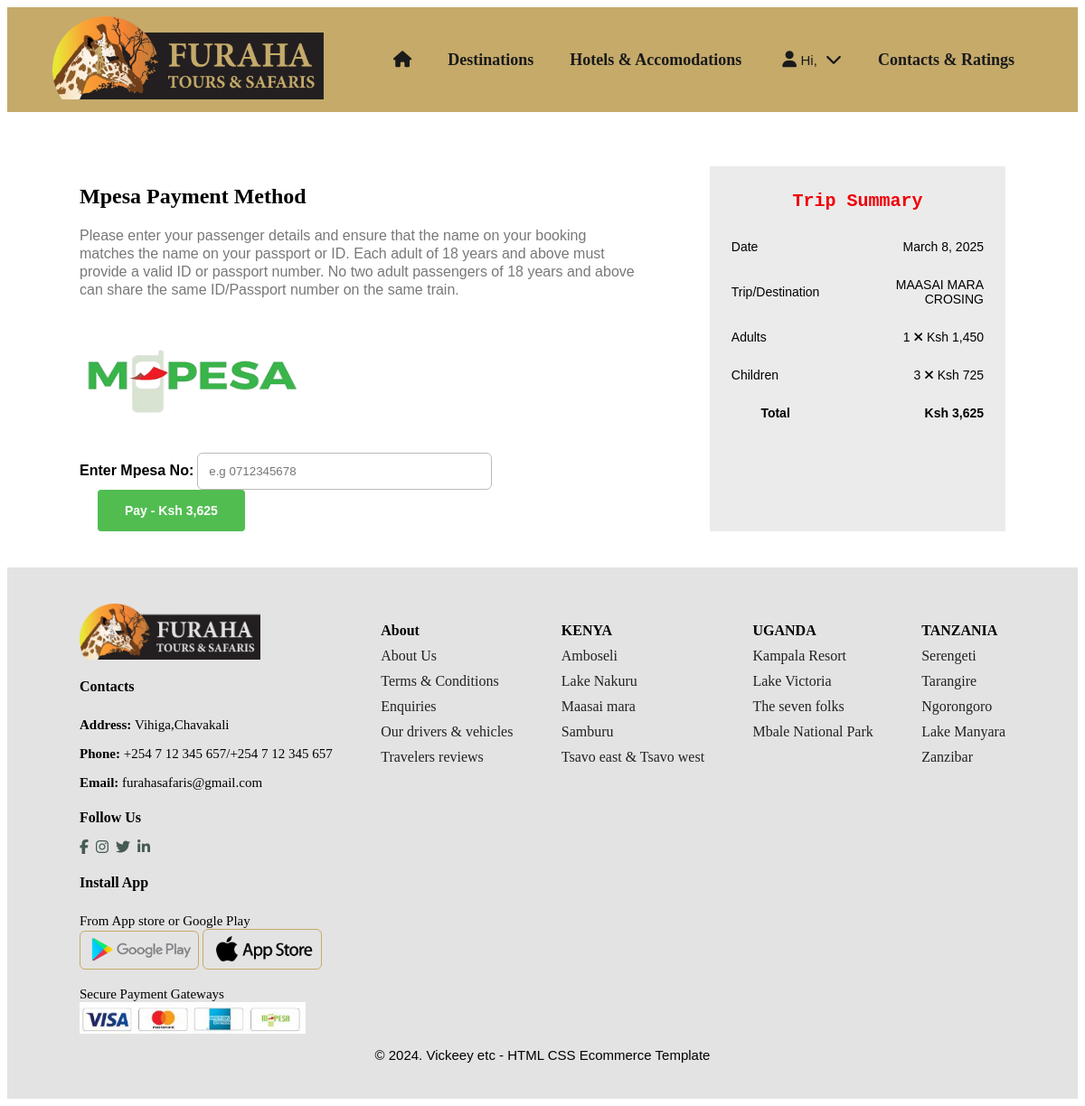
/tripmpesa/ (signed in), run on an earlier commit of the app's database.
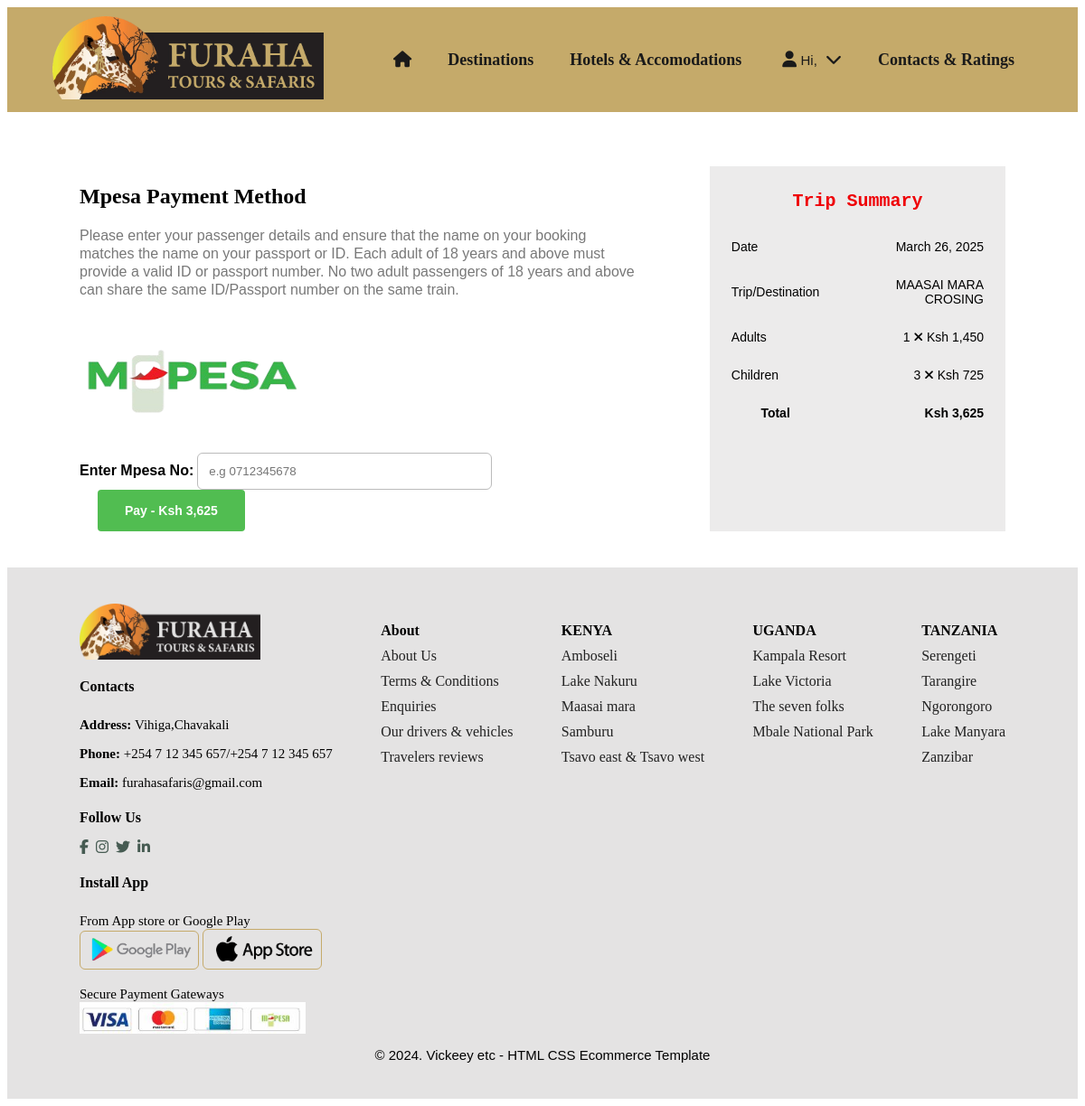
And on a later commit of the database.
### tourapp/models.py (models this page shows, shortened)
class TripBooking(models.Model):
    user = models.ForeignKey(User,on_delete=models.CASCADE,null=True,blank=True)
    trip = models.ForeignKey(Trip,on_delete=models.CASCADE,null=True,blank=True)
    full_name = models.CharField(max_length=100)
    email = models.EmailField()
    country = models.CharField(max_length=100)
    adult = models.IntegerField()
    children= models.IntegerField()
    date = models.DateField(default=timezone.now)
    def get_children_totals(self):
        return round(0.5 * int(self.trip.get_trip_total_amount()))
    def get_all_total(self):
        adult_total = self.adult * self.trip.get_trip_total_amount()
        children_total = self.children * self.get_children_totals()
        return adult_total + children_total

class Trip(models.Model):
    title = models.CharField(max_length=100)
    overview = models.CharField(max_length=500)
    inclusive = models.CharField(max_length=500)
    exclusive = models.CharField(max_length=500)
    image1 = models.ImageField(upload_to='images/',default='images/giraffe.jpg')
    image2 = models.ImageField(upload_to='images/',default='images/giraffe.jpg')
    image3 = models.ImageField(upload_to='images/',default='images/giraffe.jpg')
    image4 = models.ImageField(upload_to='images/',default='images/giraffe.jpg')
    accomodation = models.FloatField(default=0)
    transport = models.FloatField(default=0)
    meals = models.FloatField(default=0)
    others = models.FloatField(default=0)
    def get_trip_total_amount(self):
        return round(self.accomodation + self.transport + self.meals + self.others)

### tourapp/views.py (the view, shortened to what this page needs)
# urls.py: path('tripmpesa/',TripMpesaView.as_view(),name='tripmpesa'),
class TripMpesaView(View):
    def get(self,*args,**kwargs):
        trip_bookings = TripBooking.objects.get(user=self.request.user)
        context = {
            'trip_bookings':trip_bookings,
        }
        return render(self.request,'tripmpesa.html',context)

### templates/tripmpesa.html (shortened to what this page needs)
{% extends 'base.html' %}
{% load static %}
{% block content %}
<body>
    <section id="header">
        <a href="{% url 'home' %}"><img class="logo" src="{% static 'images/logo.png' %}"></a>
        <div>
            <ul id="navbar">
                <li><a href="{% url 'home' %}"><i class="fa fa-home"></i></a></li>
                <li id="dropdown"><a href="{% url 'destinations' %}">Destinations</a> </li>
                <li id="dropdown"><a href="{% url 'hotel' %}">Hotels & Accomodations</a></li>
                {% if user.is_authenticated %}
                <li id="dropdown"><a href=""><i class="fa fa-user"></i>
                    <span>Hi, {{user.get_full_name}}</span>
                    <i class="fa fa-chevron-down"></i>
                        </a>
                </li>
                {% endif %}
                <li><a href="{% url 'contact' %}">Contacts & Ratings</a></li>
            </ul>
        </div>
    </section>
    <section id="payment" class="section-p1">
        <div class="payment-content">
            <div class="content">
                <h2>Mpesa Payment Method</h2>
                <p>Please enter your passenger details and ensure that the name
                on your booking matches the name on your passport or ID.
                Each adult of 18 years and above must provide a valid ID
                or passport number. No two adult passengers of 18 years and
                above can share the same ID/Passport number on the same train.</p>
            </div>
            <div class="mpesa-paypal">
                <div class="mpesa">
                    <img src="{% static 'images/mpesa.png' %}">
                    <div >
                        <form action="" method="POST">
                            <label><strong style="color: black;">Enter Mpesa No:</strong></label>
                            <input type="text" placeholder="e.g 0712345678" name="mpesa_number">
                            <button class="normal" type="submit">Pay - Ksh {{trip_bookings.get_all_total}}</button>
                        </form>
                    </div>
                </div>
            </div>
        </div>
        <div class="summary">
            <h2>Trip Summary</h2>
            <table id="summary-table">
                <tr>
                    <td>Date</td>
                    <td>{{trip_bookings.date}}</td>
                </tr>
                <tr>
                    <td>Trip/Destination</td>
                    <td>{{trip_bookings.trip.title|truncatewords:3}}</td>
                </tr>
                <tr>
                    <td>Adults</td>
                    <td>{{trip_bookings.adult}}
                        <i class="fa fa-times"></i>
                        Ksh {{trip_bookings.trip.get_trip_total_amount}}
                    </td>
                </tr>
                <tr>
                    <td>Children</td>
                    <td>{{trip_bookings.children}}
                        <i class="fa fa-times"></i>
                        Ksh {{trip_bookings.get_children_totals}}
                    </td>
                </tr>
                <tr>
                    <td style="text-align: center;"><Strong>Total</Strong></td>
                    <td><strong>Ksh {{trip_bookings.get_all_total}}</strong></td>
                </tr>
            </table>
        </div>
    </section>
    <footer class="section-p1">
        <div class="col">
            <img class="logo" src="{% static 'images/logo.png' %}">
            <h4>Contacts</h4>
            <p><strong>Address: </strong>Vihiga,Chavakali</p>
            <p><strong>Phone: </strong>+254 7 12 345 657/+254 7 12 345 657</p>
            <p><strong>Email: </strong>furahasafaris@gmail.com</p>
            <div class="follow">
                <h4>Follow Us</h4>
                <div class="icon">
                    <i class="fa fa-facebook"></i>
                    <i class="fa fa-instagram"></i>
                    <i class="fa fa-twitter"></i>
                    <i class="fa fa-linkedin"></i>
                </div>
            </div>
        </div>
        <div class="col">
            <h4>About</h4>
            <a href="#">About Us</a>
            <a href="#">Terms & Conditions</a>
            <a href="#">Enquiries</a>
            <a href="#">Our drivers & vehicles</a>
            <a href="#">Travelers reviews</a>
        </div>
        <div class="col">
            <h4>KENYA</h4>
            <a href="#">Amboseli </a>
            <a href="#">Lake Nakuru</a>
            <a href="#">Maasai mara</a>
            <a href="#">Samburu</a>
            <a href="#">Tsavo east & Tsavo west</a>
        </div>
        <div class="col">
            <h4>UGANDA</h4>
            <a href="#">Kampala Resort </a>
            <a href="#">Lake Victoria</a>
            <a href="#">The seven folks</a>
            <a href="#">Mbale National Park</a>
        </div>
        <div class="col">
            <h4>TANZANIA</h4>
            <a href="#">Serengeti </a>
            <a href="#">Tarangire</a>
            <a href="#">Ngorongoro</a>
            <a href="#">Lake Manyara</a>
            <a href="#">Zanzibar</a>
        </div>
        <div class="col install">
            <h4>Install App</h4>
            <p>From App store or Google Play</p>
            <div class="row">
                <img src="{% static 'images/googleplay.png' %}">
                <img src="{% static 'images/gooleapp.png' %}">
            </div>
            <p>Secure Payment Gateways</p>
            <img class="payment" src="{% static 'images/gateway.JPG' %}">
        </div>
        <div class="copyright">
            <p>© 2024. Vickeey etc - HTML CSS Ecommerce Template</p>
        </div>
    </footer>
</body>
{% endblock content %}

### templates/base.html (shortened to what this page needs)
{% load static %}
<!DOCTYPE html>
<html lang="en">
<head>
    <link rel="stylesheet" href="{% static 'css/tour.css' %}">
    <link rel="stylesheet" href="https://cdnjs.cloudflare.com/ajax/libs/font-awesome/4.7.0/css/font-awesome.min.css">
</head>
<body>
    {% block content %}
    {% endblock content %}
</body>
</html>

### static/css/tour.css (style rules this page uses)
.section-p1 { padding: 40px 80px; }
button.normal { font-size: 14px; font-weight: 600; padding: 15px 30px; color: #000; background-color: #fff; border-radius: 4px; border: none; outline: none; transition: 0.2s; }
#header { display: flex; justify-content: space-between; padding: 10px 50px; align-items: center; background: #c5aa6a; z-index: 999; position: sticky; top: 0; left: 0; }
#header .logo { width: 300px; }
#navbar { display: flex; }
#navbar li { list-style-type: none; padding: 0 20px; position: relative; font-family: cursive; font-weight: 600; font-size: 18px; }
#navbar li span { font-family: 'Trebuchet MS', 'Lucida Sans Unicode', 'Lucida Grande', 'Lucida Sans', Arial, sans-serif; font-weight: 100; font-size: 15px; text-transform: capitalize; }
#navbar li a { text-decoration: none; color: #1a1a1a; }
#dropdown i { margin-left: 5px; }
#dropdown .dropdown-menu a { display: block; word-break: break-all; padding: 0px 5px 5px 10px; font-family: Helvetica; color: #787878; font-weight: normal; font-size: 16px; }
footer { display: flex; justify-content: space-between; flex-wrap: wrap; background: #e4e3e3; }
footer .logo { width: 200px; }
footer .col { display: flex; flex-direction: column; }
footer h4 { font-size: 16px; margin-bottom: 10px; }
footer p { font-size: 15px; margin-bottom: 0; }
footer a { text-decoration: none; color: #222; margin-bottom: 10px; }
footer .follow i { color: #465b52; padding-right: 4px; margin-top: 5px; }
footer .row img { width: 120px; border: 1px solid #c5aa6a; border-radius: 6px; padding: 5px; }
footer .payment { width: 250px; }
footer .copyright { width: 100%; text-align: center; font-family: sans-serif; padding-top: 0; }
.booking .prices table th,td { text-align: left; padding: 6px; border: 1px solid #cfcfcf; border-collapse: collapse; }
#payment { display: flex; justify-content: space-between; }
#payment .content h2 { font-family: cursive; }
#payment .content p,label { font-family: sans-serif; color: #787878; line-height: 20px; }
#payment .payment-content { width: 60%; }
#payment .summary { width: 30%; background: #ecebeb; padding: 10px; }
#payment .summary h2 { font-family: monospace; font-size: 20px; font-weight: 600; color: #EF0107; text-align: center; }
#summary-table { width: 100%; font-family: 'Franklin Gothic Medium', 'Arial Narrow', Arial, sans-serif; font-size: 14px; }
#summary-table td,th { border: none; padding: 12px; }
#summary-table td:nth-child(2) { width: 70%; text-align: right; }
#payment .payment-content .mpesa-paypal img { width: 250px; height: 150px; }
#payment .payment-content .mpesa-paypal input { padding: 12px; width: 300px; border-radius: 6px; border: 1px solid #bbb; }
#payment .payment-content .mpesa-paypal button { background: #51bd51; margin-left: 20px; color: #fff; }

What changed in the data, as far as the page shows it:
removed TripBooking: get_all_total "3,625", date "March 8, 2025", trip "MAASAI MARA CROSING", adult "1", trip.get_trip_total_amount "1,450", children "3", get_children_totals "725"
added TripBooking: get_all_total "3,625", date "March 26, 2025", trip "MAASAI MARA CROSING", adult "1", trip.get_trip_total_amount "1,450", children "3", get_children_totals "725"
